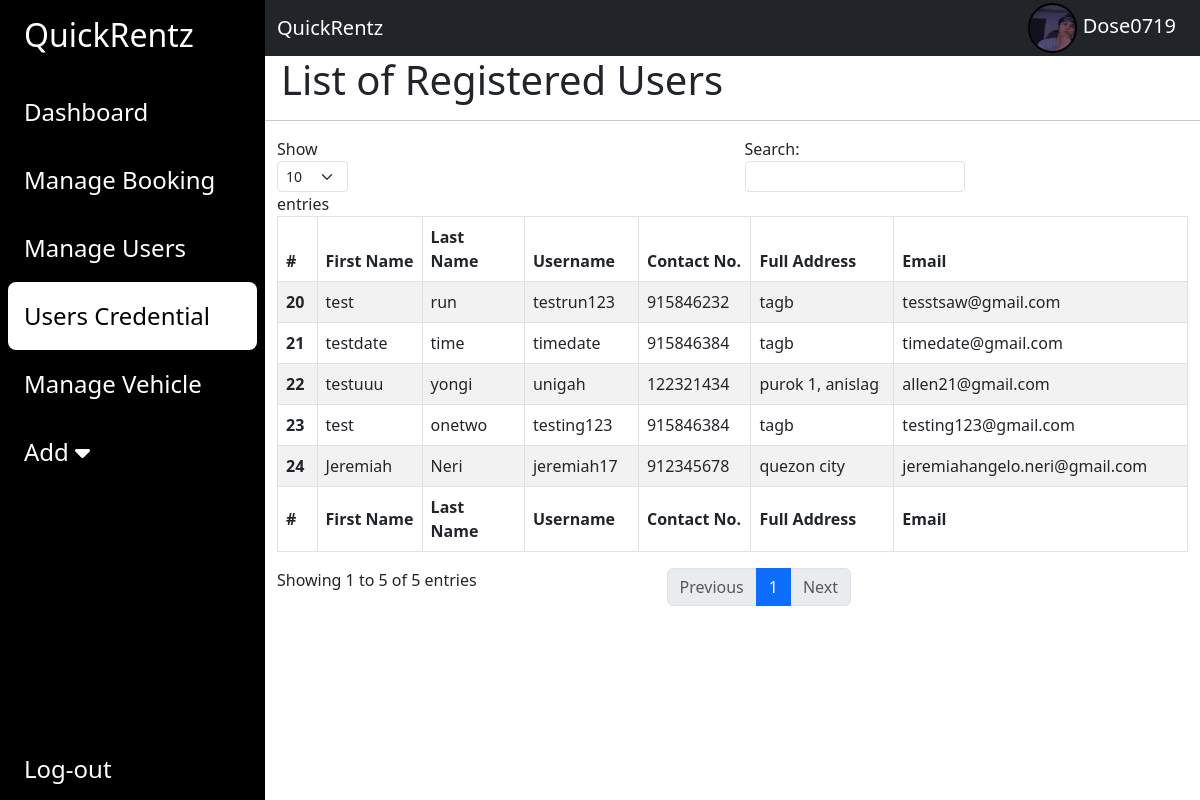
The app's page /admin/users.php (signed in) with its own data.
### tables this page shows
CREATE TABLE `user` (
  `UserID` int(11) NOT NULL,
  `Username` varchar(11) NOT NULL,
  `FirstName` text NOT NULL,
  `LastName` text NOT NULL,
  `PhoneNumber` int(12) NOT NULL,
  `Address` varchar(250) NOT NULL,
  `Email` varchar(50) NOT NULL,
  `Password` varchar(11) NOT NULL,
  `Status` text NOT NULL,
  `Photo` varchar(50) NOT NULL,
  `AccCreated` datetime NOT NULL DEFAULT current_timestamp(),
  `FrontID` varchar(50) NOT NULL,
  `BackID` varchar(50) NOT NULL
);

### admin/users.php (the view, shortened to what this page needs)
<?php
include "includes/database.php";
if (isset($_SESSION['AdminUsername'])&&isset($_SESSION['profilePhoto'])) {
    $username = $_SESSION['AdminUsername'];
    $profilePic = $_SESSION['profilePhoto'];
} else {
    header("Location: log-in.php");
    exit;
}
?>
<!DOCTYPE html>
<html lang="en">
<head>
    <link href="https://cdn.jsdelivr.net/npm/bootstrap@5.3.0/dist/css/bootstrap.min.css" rel="stylesheet"
>
    <link rel="stylesheet" href="https://cdnjs.cloudflare.com/ajax/libs/font-awesome/6.4.0/css/all.min.css"
 />
    <link rel="stylesheet" href="style.css">
</head>
<body>
    <div class="main-container d-flex h-100">
        <div class="sidebar" id="side_nav">
            <div class="header-box px-3 pt-3 pd-4 d-flex justify-content-between">
                <h2 class="text-white px-2">QuickRentz</h2>
            </div>
            <ul class="list-unstyled px-2 pt-3">
                <li class="p-3"><a href="main.php" class="text-decoration-none fs-4">Dashboard</a></li>
                <li class="p-3"><a href="bookings.php" class="text-decoration-none fs-4">Manage Booking</a></li>
                <li class="p-3"><a href="manageUsers.php" class="text-decoration-none fs-4">Manage Users</a></li>
                <li class="p-3 active"><a href="users.php" class="text-decoration-none fs-4">Users Credential</a></li>
                <li class="p-3"><a href="vehicles.php" class="text-decoration-none fs-4">Manage Vehicle</a></li>
                <li class="p-3"> <a class="text-decoration-none fs-4" data-bs-toggle="collapse" href="#collapseAdd"
                        role="button" aria-expanded="false" aria-controls="collapseAdd">Add <i
                            class="fa-solid fa-caret-down"></i>
                    </a>
                </li>
            </ul>
            <ul class="list-unstyled signout px-4">
                <li>
                    <form method="POST" action="">
                        <a class="text-decoration-none fs-4" href="log-out.php" type="button">Log-out</a>
                    </form>
                </li>
            </ul>
        </div>
        <div class="content">
            <nav class="navbar navbar-expand-lg bg-dark">
                <div class="container-fluid">
                    <div class="d-flex justify-content-between">
                        <a class="navbar-brand text-white" href="#">QuickRentz</a>
                    </div>
                    <div class="profile collapse navbar-collapse" id="navbarNav">
                        <ul class="navbar-nav">
                            <li class="nav-item">
                                <h5 class="text-white my-auto p-4">
                                <img src='img/adminprofilephoto/<?php echo $profilePic ?>' alt='' style='border:2px solid #000;border-radius: 50px;' height='50'>
                                    <?php
                                    echo $username;
                                    ?>
                                </h5>
                            </li>
                        </ul>
                    </div>
                </div>
            </nav>
            <h1 class="col-md-12 px-3">List of Registered Users</h1>
            <hr>
            <div class="container">
                <table id="pagination" class="table table-striped table-bordered" style="width:100%;">
                    <thead>
                        <tr>
                            <th scope="col">#</th>
                            <th scope="col">First Name</th>
                            <th scope="col">Last Name</th>
                            <th scope="col">Username</th>
                            <th scope="col">Contact No.</th>
                            <th scope="col">Full Address</th>
                            <th scope="col">Email</th>
                        </tr>
                    </thead>
                    <tbody>
                        <?php
                        $sqlUserList = "SELECT * FROM `user`";
                        $initiateUserList = mysqli_query($conn, $sqlUserList);
                        while ($results = mysqli_fetch_assoc($initiateUserList)) {
                            echo "
                                <tr>
                                    <th scope='row'>$results[UserID]</th>
                                    <td>$results[FirstName]</td>
                                    <td>$results[LastName]</td>
                                    <td>$results[Username]</td>
                                    <td>$results[PhoneNumber]</td>
                                    <td>$results[Address]</td>
                                    <td>$results[Email]</td>
                                </tr>";
                        }
                        ?>
                    </tbody>
                    <tfoot>
                        <tr>
                            <th scope="col">#</th>
                            <th scope="col">First Name</th>
                            <th scope="col">Last Name</th>
                            <th scope="col">Username</th>
                            <th scope="col">Contact No.</th>
                            <th scope="col">Full Address</th>
                            <th scope="col">Email</th>
                        </tr>
                    </tfoot>
                </table>
            </div>
        </div>
</body>
</html>

### admin/style.css (style rules this page uses)
#side_nav { background-color: #000000; min-width: 265px; max-width: 265px; transition: 0.5s; }
.content { min-width: 100vh; width: 100%; height: 100%; }
.active { background-color: #fff; border-radius: 8px; }
.sidebar li.active a, .sidebar li.active a:hover { color: #000; }
.sidebar li a, .signout { color: #fff; }
.signout { margin-top: 100%; }
.profile { position: absolute; right: 0%; }

### records on screen
user: UserID "20", FirstName "test", LastName "run", Username "testrun123", PhoneNumber "915846232", Address "tagb", Email "tesstsaw@gmail.com"
user: UserID "21", FirstName "testdate", LastName "time", Username "timedate", PhoneNumber "915846384", Address "tagb", Email "timedate@gmail.com"
user: UserID "22", FirstName "testuuu", LastName "yongi", Username "unigah", PhoneNumber "122321434", Address "purok 1, anislag", Email "allen21@gmail.com"
user: UserID "23", FirstName "test", LastName "onetwo", Username "testing123", PhoneNumber "915846384", Address "tagb", Email "testing123@gmail.com"
user: UserID "24", FirstName "Jeremiah", LastName "Neri", Username "jeremiah17", PhoneNumber "912345678", Address "quezon city", Email "jeremiahangelo.neri@gmail.com"

### other values on screen
$username "Dose0719"
